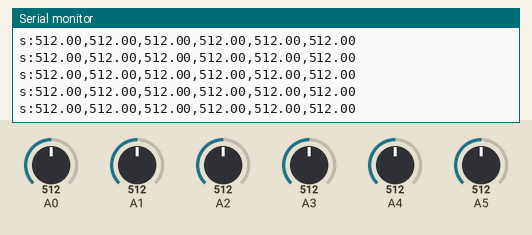
Bench run of a sketch on a simulated Arduino Uno, built with avr-gcc and run on an emulated ATmega328P. On the bench: the last lines printed to the serial monitor. The inputs (shaded band) are chosen by the test bench; at power-on: A0 = 512, A1 = 512, A2 = 512, A3 = 512, A4 = 512, A5 = 512.

Above: at 1.2 s.
1.3 s: A0 set to 110
At 1.43 s:
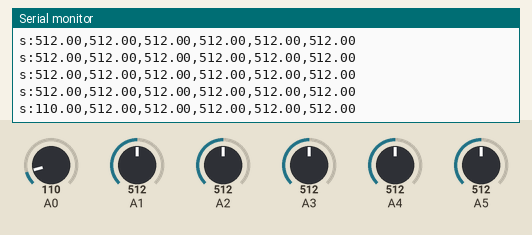
2.8 s: A0 set to 92
At 2.83 s:
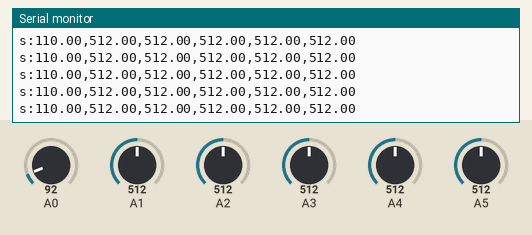
5.8 s: A1 set to 106
At 5.81 s:
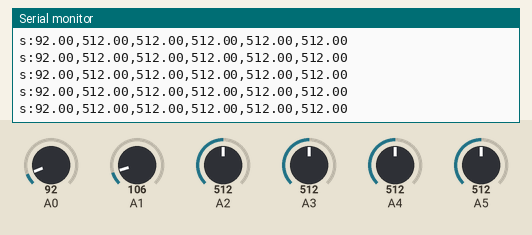
7.3 s: A1 set to 91
At 7.32 s:
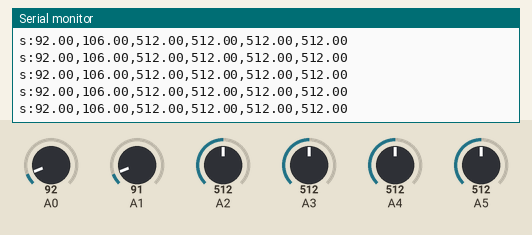
10.3 s: A2 set to 107
At 10.32 s:
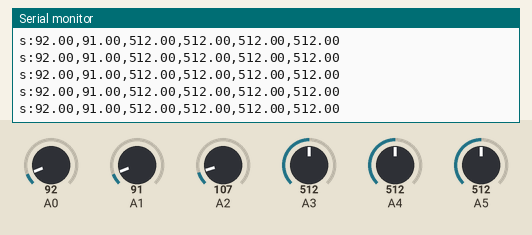
11.8 s: A2 set to 94
At 11.84 s:
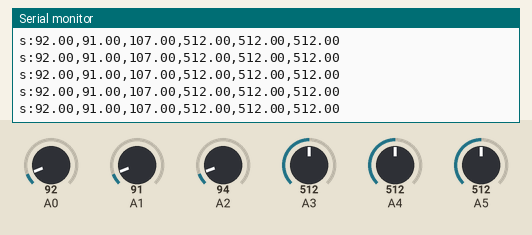
Timing chart, 0 to 14.3 s (numbered marks = the images above; inputs shaded):
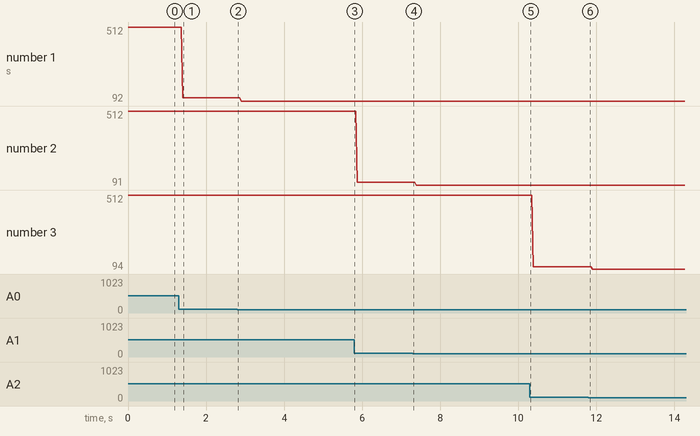

The sketch:

PruebaanalogreadDraMariana.ino
```cpp
// Variables For Sliding Window (3 Units)
int sensorValue0_0;
int sensorValue1_0;
int sensorValue2_0;
int sensorValue3_0;
int sensorValue4_0;
int sensorValue5_0;

int sensorValue0_1;
int sensorValue1_1;
int sensorValue2_1;
int sensorValue3_1;
int sensorValue4_1;
int sensorValue5_1;

int sensorValue0_2;
int sensorValue1_2;
int sensorValue2_2;
int sensorValue3_2;
int sensorValue4_2;
int sensorValue5_2;


// Declare Values For Average
float sensorValue0_average;
float sensorValue1_average;
float sensorValue2_average;
float sensorValue3_average;
float sensorValue4_average;
float sensorValue5_average;

void setup() {
 Serial.begin(9600);
}

void loop() {
  // Read Varaibles
  sensorValue0_0= analogRead(A0);
  sensorValue0_1= analogRead(A0);
  sensorValue0_2= analogRead(A0);

  sensorValue1_0= analogRead(A1);
  sensorValue1_1= analogRead(A1);
  sensorValue1_2= analogRead(A1);

  sensorValue2_0= analogRead(A2);
  sensorValue2_1= analogRead(A2);
  sensorValue2_2= analogRead(A2);

  sensorValue3_0= analogRead(A3);
  sensorValue3_1= analogRead(A3);
  sensorValue3_2= analogRead(A3);

  sensorValue4_0= analogRead(A4);
  sensorValue4_1= analogRead(A4);
  sensorValue4_2= analogRead(A4);

  sensorValue5_0= analogRead(A5);
  sensorValue5_1= analogRead(A5);
  sensorValue5_2= analogRead(A5);


  // Apply Average
  sensorValue0_average = (sensorValue0_0 + sensorValue0_1 + sensorValue0_2)/3;
  sensorValue1_average = (sensorValue1_0 + sensorValue1_1 + sensorValue1_2)/3;
  sensorValue2_average = (sensorValue2_0 + sensorValue2_1 + sensorValue2_2)/3;
  sensorValue3_average = (sensorValue3_0 + sensorValue3_1 + sensorValue3_2)/3;
  sensorValue4_average = (sensorValue4_0 + sensorValue4_1 + sensorValue4_2)/3;
  sensorValue5_average = (sensorValue5_0 + sensorValue5_1 + sensorValue5_2)/3;

  // Prepare Data for Serial Transmition
  String coma = ",";
  String resultado = "";

  String valor_string1 = "s:";
  valor_string1.concat(sensorValue0_average);

  String valor_string2 = "";
  valor_string2.concat(sensorValue1_average);

  String valor_string3 = "";
  valor_string3.concat(sensorValue2_average);

  String valor_string4 = "";
  valor_string4.concat(sensorValue3_average);

  String valor_string5 = "";
  valor_string5.concat(sensorValue4_average);

  String valor_string6 = "";
  valor_string6.concat(sensorValue5_average);

  resultado=valor_string1+coma+valor_string2+coma+valor_string3+coma+valor_string4+coma+valor_string5+coma+valor_string6;

  Serial.println(resultado);
  delay(1);
}
```

Measured:
- after the input at 1.3 s, the serial monitor: prints a new line after 0.11 s (image 1)
- plotted number 1: 512 → 110 after the input at 1.3 s, 110 → 92 after the input at 2.8 s
- plotted number 2: 512 → 106 after the input at 5.8 s, 106 → 91 after the input at 7.3 s
- plotted number 3: 512 → 107 after the input at 10.3 s, 107 → 94 after the input at 11.8 s
